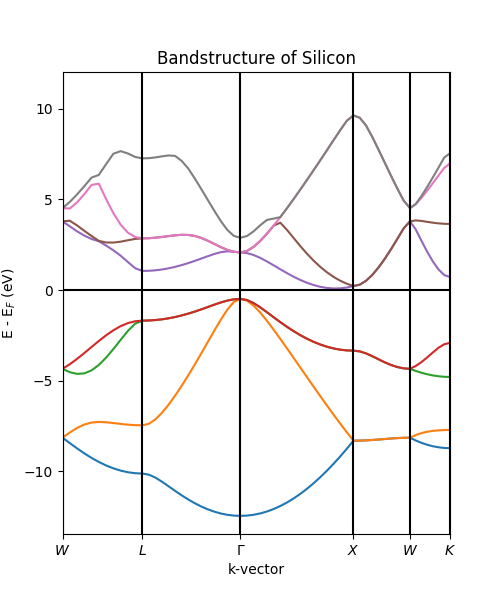

The Python source for this figure:
"""Band structure tutorial

Calculate the band structure of Si along high symmetry directions
Brillouin zone
"""

import numpy as np
from ase.build import bulk
from ase.dft.kpoints import ibz_points, get_bandpath
from gpaw import GPAW, PW, FermiDirac

# Perform standard ground state calculation (with plane wave basis)
si = bulk('Si', 'diamond', 5.43)
calc = GPAW(mode=PW(200),
            xc='PBE',
            kpts=(8, 8, 8),
            random=True,  # random guess (needed if many onoccupied bands required)
            occupations=FermiDirac(0.01),
            txt='Si_gs.txt')
si.calc = calc
si.get_potential_energy()
calc.write('Si_gs.gpw')
ef = calc.get_fermi_level()

nbands = 8

# Restart from ground state and fix potential:
calc = GPAW('Si_gs.gpw',
            nbands=16,
            fixdensity=True,
            symmetry='off',
            convergence={'bands': nbands})

# Use ase.dft module for obtaining k-points along high symmetry directions
points = ibz_points['fcc']
G = points['Gamma']
X = points['X']
W = points['W']
K = points['K']
L = points['L']
kpts, x, X = get_bandpath([W, L, G, X, W, K], calc.atoms.cell, npoints=60)
calc.set(kpts=kpts)
calc.get_potential_energy()
e_kn = np.array([calc.get_eigenvalues(k) for k in range(len(kpts))])

# Plot the band structure
import matplotlib.pyplot as plt

e_kn -= ef
emin = e_kn.min() - 1.0
emax = e_kn[:, nbands].max() + 1.0

plt.figure(figsize=(5, 6))
for n in range(nbands):
    plt.plot(x, e_kn[:, n])
for p in X:
    plt.plot([p, p], [emin, emax], 'k-')
plt.plot([0, X[-1]], [0, 0], 'k-')
plt.xticks(X, ['$%s$' % n for n in ['W', 'L', r'\Gamma', 'X', 'W', 'K']])
plt.axis(xmin=0, xmax=X[-1], ymin=emin, ymax=emax)
plt.xlabel('k-vector')
plt.ylabel('E - E$_F$ (eV)')
plt.title('Bandstructure of Silicon')
plt.savefig('bandstructure.png')
